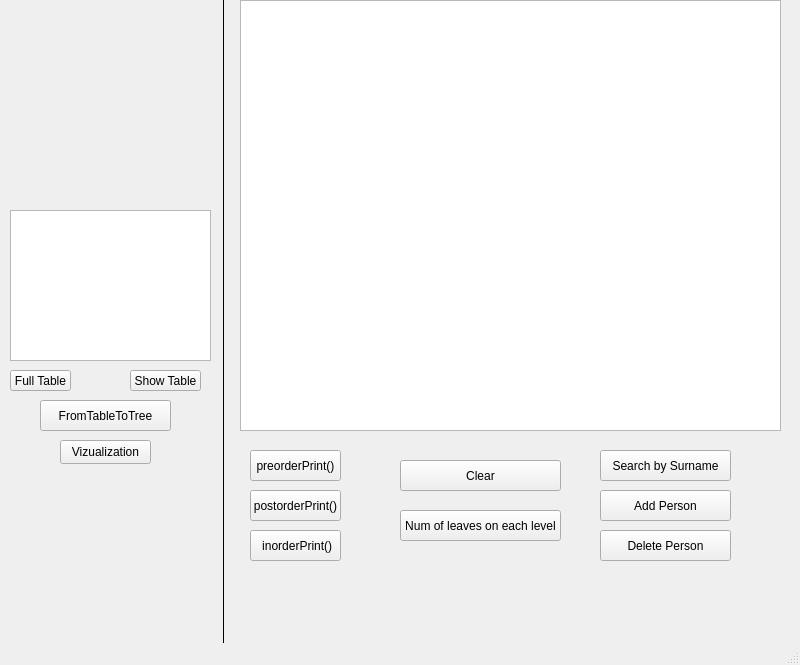
<?xml version="1.0" encoding="UTF-8"?>
<ui version="4.0">
 <class>MainWindow</class>
 <widget class="QMainWindow" name="MainWindow">
  <property name="geometry">
   <rect>
    <x>0</x>
    <y>0</y>
    <width>800</width>
    <height>665</height>
   </rect>
  </property>
  <property name="windowTitle">
   <string>MainWindow</string>
  </property>
  <widget class="QWidget" name="centralwidget">
   <widget class="QTableWidget" name="tableWidget">
    <property name="geometry">
     <rect>
      <x>10</x>
      <y>210</y>
      <width>201</width>
      <height>151</height>
     </rect>
    </property>
   </widget>
   <widget class="QPushButton" name="pushButton">
    <property name="geometry">
     <rect>
      <x>10</x>
      <y>370</y>
      <width>61</width>
      <height>21</height>
     </rect>
    </property>
    <property name="text">
     <string>Full Table</string>
    </property>
   </widget>
   <widget class="QPushButton" name="pushButton_2">
    <property name="geometry">
     <rect>
      <x>40</x>
      <y>400</y>
      <width>131</width>
      <height>31</height>
     </rect>
    </property>
    <property name="text">
     <string>FromTableToTree</string>
    </property>
   </widget>
   <widget class="QPushButton" name="pushButton_3">
    <property name="geometry">
     <rect>
      <x>600</x>
      <y>450</y>
      <width>131</width>
      <height>31</height>
     </rect>
    </property>
    <property name="text">
     <string>Search by Surname</string>
    </property>
   </widget>
   <widget class="QListWidget" name="listWidget">
    <property name="geometry">
     <rect>
      <x>240</x>
      <y>0</y>
      <width>541</width>
      <height>431</height>
     </rect>
    </property>
   </widget>
   <widget class="QPushButton" name="pushButton_4">
    <property name="geometry">
     <rect>
      <x>400</x>
      <y>510</y>
      <width>161</width>
      <height>31</height>
     </rect>
    </property>
    <property name="text">
     <string>Num of leaves on each level</string>
    </property>
   </widget>
   <widget class="QPushButton" name="pushButton_5">
    <property name="geometry">
     <rect>
      <x>600</x>
      <y>490</y>
      <width>131</width>
      <height>31</height>
     </rect>
    </property>
    <property name="text">
     <string>Add Person</string>
    </property>
   </widget>
   <widget class="QPushButton" name="pushButton_6">
    <property name="geometry">
     <rect>
      <x>250</x>
      <y>450</y>
      <width>91</width>
      <height>31</height>
     </rect>
    </property>
    <property name="text">
     <string>preorderPrint()</string>
    </property>
   </widget>
   <widget class="QPushButton" name="pushButton_7">
    <property name="geometry">
     <rect>
      <x>250</x>
      <y>530</y>
      <width>91</width>
      <height>31</height>
     </rect>
    </property>
    <property name="text">
     <string> inorderPrint()</string>
    </property>
   </widget>
   <widget class="QPushButton" name="pushButton_8">
    <property name="geometry">
     <rect>
      <x>250</x>
      <y>490</y>
      <width>91</width>
      <height>31</height>
     </rect>
    </property>
    <property name="text">
     <string>postorderPrint()</string>
    </property>
   </widget>
   <widget class="QPushButton" name="pushButton_9">
    <property name="geometry">
     <rect>
      <x>130</x>
      <y>370</y>
      <width>71</width>
      <height>21</height>
     </rect>
    </property>
    <property name="text">
     <string>Show Table</string>
    </property>
   </widget>
   <widget class="QPushButton" name="pushButton_10">
    <property name="geometry">
     <rect>
      <x>60</x>
      <y>440</y>
      <width>91</width>
      <height>24</height>
     </rect>
    </property>
    <property name="text">
     <string>Vizualization</string>
    </property>
   </widget>
   <widget class="Line" name="line">
    <property name="geometry">
     <rect>
      <x>213</x>
      <y>-30</y>
      <width>20</width>
      <height>681</height>
     </rect>
    </property>
    <property name="frameShadow">
     <enum>QFrame::Plain</enum>
    </property>
    <property name="orientation">
     <enum>Qt::Vertical</enum>
    </property>
   </widget>
   <widget class="QPushButton" name="pushButton_11">
    <property name="geometry">
     <rect>
      <x>400</x>
      <y>460</y>
      <width>161</width>
      <height>31</height>
     </rect>
    </property>
    <property name="text">
     <string>Clear</string>
    </property>
   </widget>
   <widget class="QPushButton" name="pushButton_12">
    <property name="geometry">
     <rect>
      <x>600</x>
      <y>530</y>
      <width>131</width>
      <height>31</height>
     </rect>
    </property>
    <property name="text">
     <string>Delete Person</string>
    </property>
   </widget>
  </widget>
  <widget class="QMenuBar" name="menubar">
   <property name="geometry">
    <rect>
     <x>0</x>
     <y>0</y>
     <width>800</width>
     <height>22</height>
    </rect>
   </property>
  </widget>
  <widget class="QStatusBar" name="statusbar"/>
 </widget>
 <resources/>
 <connections/>
</ui>
